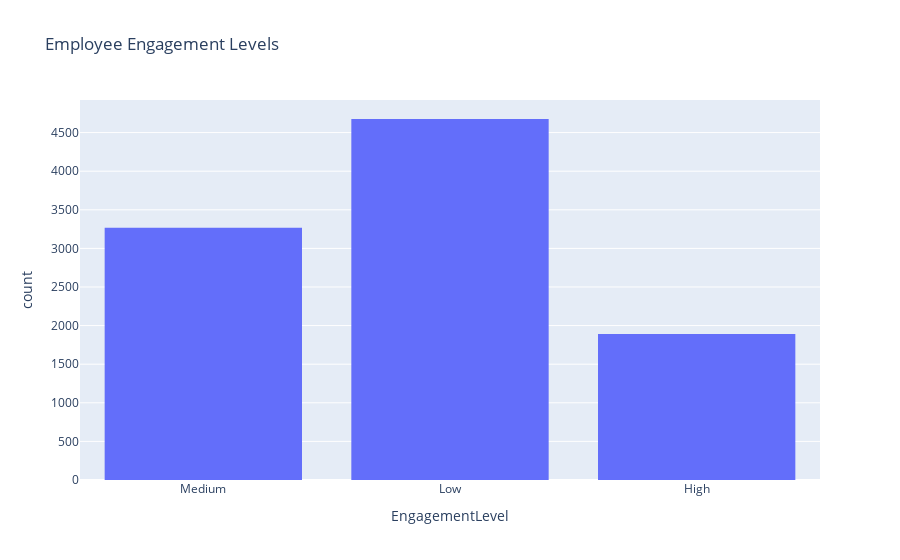

The code cell stored with this chart in its notebook:
### Markdown cell above
Over the past year, total monthly benefit use climbed from 2400 uses in August 2023 to a high of roughly 2900 in November, dipped to around 2,500 in january 2024, then rebounded and showed a secondary peak of about 3,00 in June before tapering off again in July. This suggests a modest seasonality with higher engagement in late fall and early summer, and a post-holiday lull at the start of each calendar year.

### Code cell
#Engagement Level Distribution
fig3=px.histogram(merged,x='EngagementLevel', title='Employee Engagement Levels')
fig3.show()

### Figure 1 — Plotly figure (JSON) as saved in the notebook; plotly's stock layout.template omitted (floating-point values rounded to 4 significant figures; data arrays with more than 128 entries replaced by an {"elided": "..."} marker saying what was removed)
{"data": [{"bingroup": "x", "hovertemplate": "EngagementLevel=%{x}<br>count=%{y}<extra></extra>", "legendgroup": "", "marker": {"color": "#636efa", "pattern": {"shape": ""}}, "name": "", "orientation": "v", "showlegend": false, "type": "histogram", "x": {"elided": "9832 str values"}, "xaxis": "x", "yaxis": "y"}], "layout": {"barmode": "relative", "legend": {"tracegroupgap": 0}, "title": {"text": "Employee Engagement Levels"}, "xaxis": {"anchor": "y", "domain": [0, 1], "title": {"text": "EngagementLevel"}}, "yaxis": {"anchor": "x", "domain": [0, 1], "title": {"text": "count"}}}}
